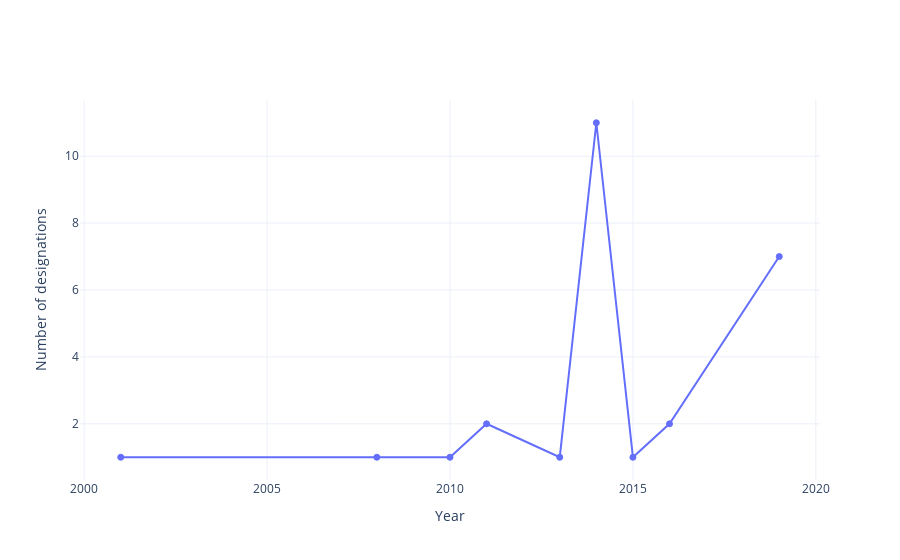

Notebook cell for this chart:
### Markdown cell above
### 2.1 Time distribution

### Code cell
# Create container for time data
time_evolution = pd.DataFrame(columns={'Year', 'Number of designations'})

# Group data by year
years = pd.to_datetime(
    outer_ec_data['Designation date']).apply(lambda x: x.year)
for year in years.dropna().unique():
    # Ignore 2000 and 2020
    if (year == 2000) or (year == 2020):
        continue

    # Get outcomes for that year
    mask = years == year
    n_designations = years[mask].count()
    
    # Append to main container
    time_evolution = time_evolution.append(pd.DataFrame({
        'Year': [year],
        'Number of designations': [n_designations]}))

# Sort by time
time_evolution.sort_values(by='Year', inplace=True)

# Create line plot
fig = go.Figure()
colour = plotly.colors.qualitative.Plotly[0]

fig.add_trace(go.Scatter(
    x=time_evolution['Year'],
    y=time_evolution['Number of designations'],
    marker=dict(
        line=dict(color=colour, width=1))))

# Set axes and template
fig.update_layout(
    template="plotly_white",
    xaxis_title='Year',
    yaxis_title='Number of designations')

fig.show()

### Figure 1 — Plotly figure (JSON) as saved in the notebook; plotly's stock layout.template omitted (floating-point values rounded to 4 significant figures)
{"data": [{"marker": {"line": {"color": "#636EFA", "width": 1}}, "type": "scatter", "x": [2001, 2008, 2010, 2011, 2013, 2014, 2015, 2016, 2019], "y": [1, 1, 1, 2, 1, 11, 1, 2, 7]}], "layout": {"xaxis": {"title": {"text": "Year"}}, "yaxis": {"title": {"text": "Number of designations"}}}}
